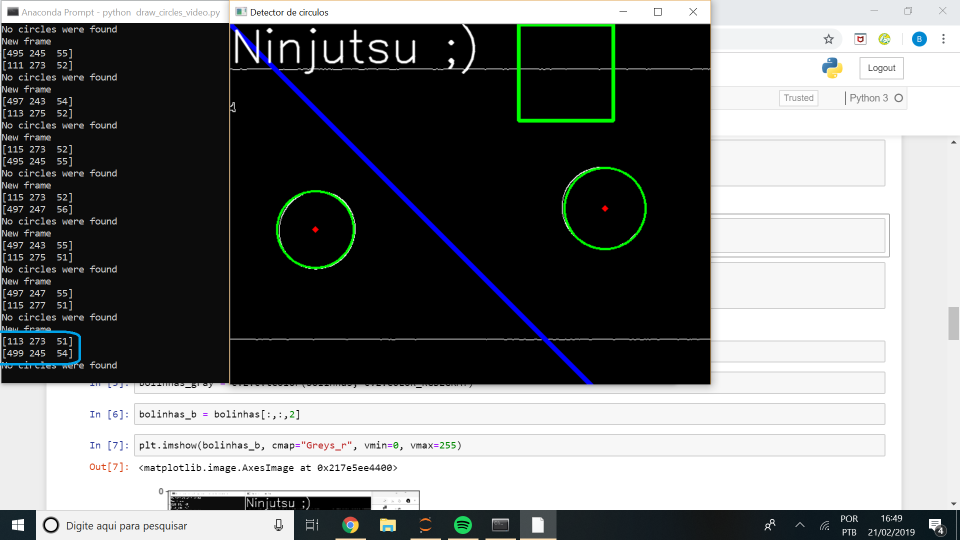
#> input picture Atividade2/circulos_teste.png, 1920 x 1080 px, given in place of the camera (shown at 1/2 size); the run also reads 1 picture not shown here
$ jupyter execute Atividade2.ipynb   (shell and % lines are left out)   (text cells are left out)
#> lines starting #> are read from the running program, lines starting #| are printed output that depends on the picture; after the words box and inside, x2 and y2 are one past the last pixel; in counts of white or black regions, pixels touching at a corner belong together
[cell 1]
import cv2
from matplotlib import pyplot as plt
import numpy as np
import time as t
import sys
import math
print ("OpenCV Version : %s " % cv2.__version__)

from ipywidgets import widgets, interact, interactive, FloatSlider, IntSlider

import auxiliar as aux

if (sys.version_info > (3, 0)):
    # Modo Python 3
    import importlib
    importlib.reload(aux) # Para garantir que o Jupyter sempre relê seu trabalho
else:
    # Modo Python 2
    reload(aux)

[cell 2]
#Medidas
ho = 14
d = 21

[cell 3]
#Coordenadas círculo 1
x1 = 493
y1 = 287

#Coordenadas círculo 2
x2 = 163
y2 = 293

[cell 4]
#Normalizando a coordenada y
y = y2-y1
y

[cell 5]
#Normalizando a coordenada x
x = x1-x2
x

[cell 6]
#Calculando a distância entre os círculos por Pitágoras
hi = math.sqrt(y**2 + x**2)
hi

[cell 7]
#Calculando f
f = hi*d/ho
f

[cell 8]
#Coordenadas círculo 1
tx1 = 113
ty1 = 273

#Coordenadas círculo 2
tx2 = 499
ty2 = 245

[cell 9]
#Normalizando a coordenada y
ty = ty1-ty2
ty

[cell 10]
#Normalizando a coordenada x
tx = tx2-tx1
tx

[cell 11]
#Calculando a distância entre os círculos por Pitágoras
hi_ = math.sqrt(ty**2 + tx**2)
hi_

[cell 12]
#Para calcular d
d = f*ho/hi_
d

[cell 13]
#Dados obtidos pela função colorpicker para o círculo magenta
hsv1_m = np.array([150,50,50], dtype=np.uint8)
hsv2_m = np.array([220,255,255], dtype=np.uint8)

[cell 14]
#Dados obtidos pela função colorpicker para o círculo ciano
hsv1_c = (np.array([90,50,50], dtype=np.uint8))
hsv2_c = (np.array([140,255,255], dtype=np.uint8))

[cell 15]
import cv2
import numpy as np
from matplotlib import pyplot as plt
import time

# Parameters to use when opening the webcam.
cap = cv2.VideoCapture(0)
cap.set(cv2.CAP_PROP_FRAME_WIDTH, 640)
cap.set(cv2.CAP_PROP_FRAME_HEIGHT, 480)

lower = 0
upper = 1

# Returns an image containing the borders of the image
# sigma is how far from the median we are setting the thresholds
def auto_canny(image, sigma=0.33):
    # compute the median of the single channel pixel intensities
    v = np.median(image)

    # apply automatic Canny edge detection using the computed median
    lower = int(max(0, (1.0 - sigma) * v))
    upper = int(min(255, (1.0 + sigma) * v))
    edged = cv2.Canny(image, lower, upper)

    # return the edged image
    return edged


while(True):
    # Capture frame-by-frame
    print("New frame")
    ret, frame = cap.read()
#> frame is the input picture: shape (1080, 1920, 3); mean B, G, R 120.5, 120.5, 118.8

    # Convert the frame to grayscale
    gray = cv2.cvtColor(frame, cv2.COLOR_BGR2GRAY)
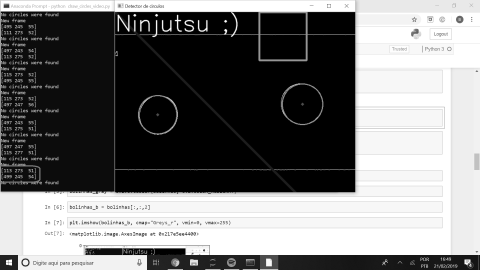
#> gray: shape (1080, 1920) (shown at 1/4 size); min 0, max 255, mean 120
    circulos_hsv = cv2.cvtColor(frame, cv2.COLOR_BGR2HSV)
#> circulos_hsv: shape (1080, 1920, 3); mean H, S, V 7.8, 9.2, 122.6
    # A gaussian blur to get rid of the noise in the image
    blur = cv2.GaussianBlur(gray,(5,5),0)
    #blur = gray
    # Detect the edges present in the image
    bordas = auto_canny(blur)
#> in auto_canny, `v = np.median(image)`: v = 59
#> in auto_canny, `lower = int(max(0, (1.0 - sigma) * v))`: lower = 39
#> in auto_canny, `upper = int(min(255, (1.0 + sigma) * v))`: upper = 78
#> in auto_canny, `edged = cv2.Canny(image, lower, upper)`:
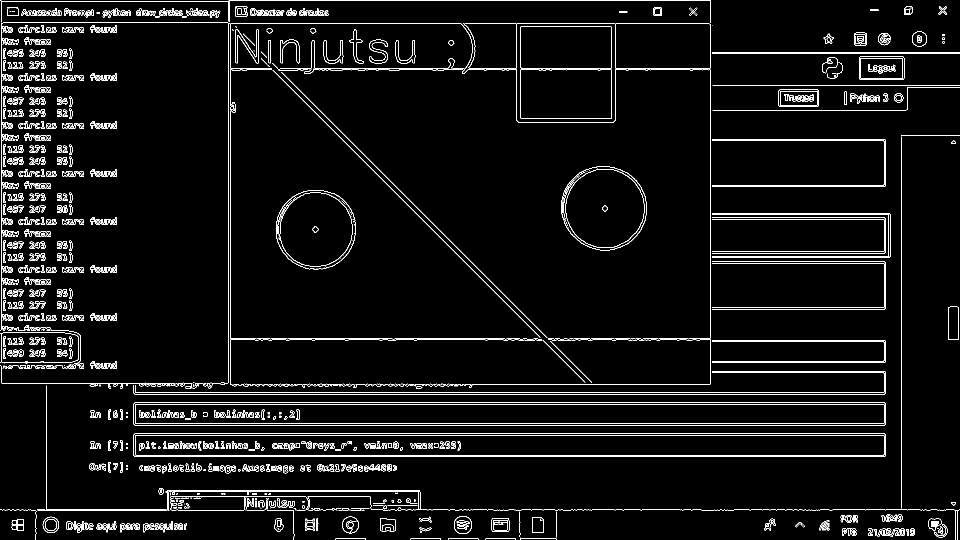
#> edged: shape (1080, 1920) (shown at 1/2 size); 4.4% white in thin lines or dots


    circles = []


    # Obtains a version of the edges image where we can draw in color
    bordas_color = cv2.cvtColor(bordas, cv2.COLOR_GRAY2BGR)
#> bordas_color: shape (1080, 1920, 3); 4.4% white in thin lines or dots

    # HoughCircles - detects circles using the Hough Method. For an explanation of
    # param1 and param2 please see an explanation here http://www.pyimagesearch.com/2014/07/21/detecting-circles-images-using-opencv-hough-circles/
    circles = None
    circles=cv2.HoughCircles(bordas,cv2.HOUGH_GRADIENT,2,40,param1=50,param2=100,minRadius=5,maxRadius=60)
#> circles = 31 rows, first 8: [61, 607, 58.8], [517, 81, 58.8], [63, 103, 58.8], [61, 211, 58.8], [61, 499, 58.8], [571, 105, 58.8], [47, 695, 43.2], [365, 941, 56.6]

    if circles is not None:
        circles = np.uint16(np.around(circles))
#> circles = 31 rows, first 8: [61, 607, 59], [517, 81, 59], [63, 103, 59], [61, 211, 59], [61, 499, 59], [571, 105, 59], [47, 695, 43], [365, 941, 57]

        for i in circles[0,:]:
            print(i)
            # draw the outer circle
            # cv2.circle(img, center, radius, color[, thickness[, lineType[, shift]]])
            cv2.circle(bordas_color,(i[0],i[1]),i[2],(0,255,0),2)
            # draw the center of the circle
            cv2.circle(bordas_color,(i[0],i[1]),2,(0,0,255),3)
#> this loop made 31 passes
#> (printed output is left out)
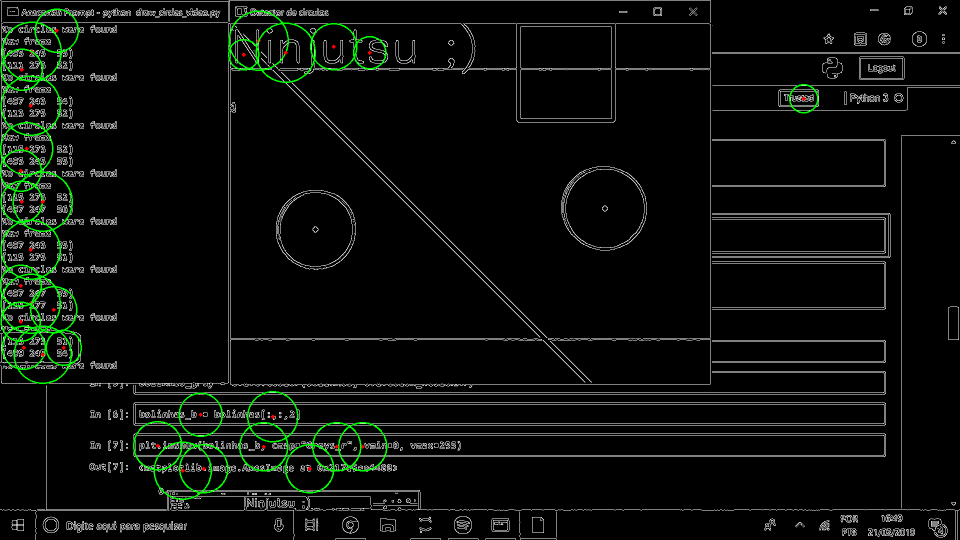
#> bordas_color: shape (1080, 1920, 3) (shown at 1/2 size); mean B, G, R 10.6, 13.9, 10.8

    maskm = cv2.inRange(circulos_hsv, hsv1_m, hsv2_m)
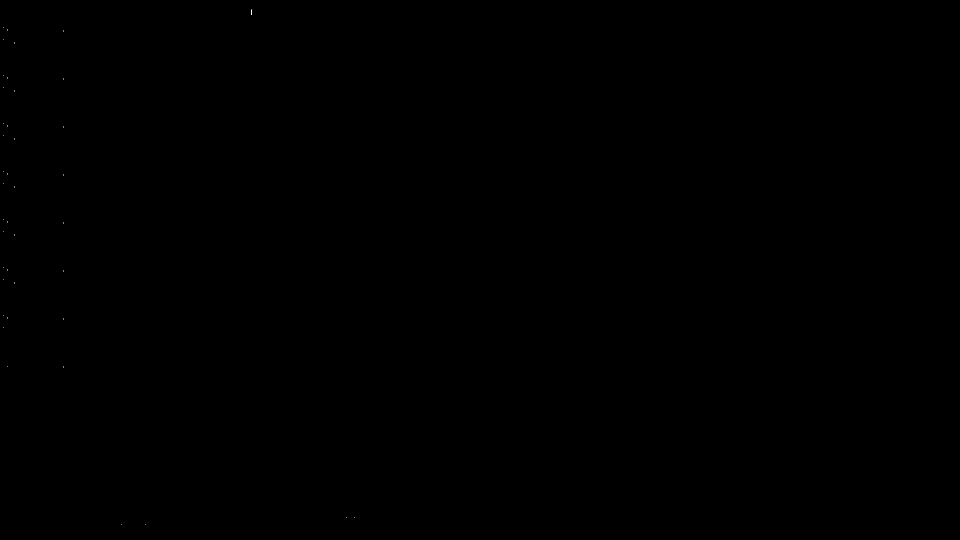
#> maskm: shape (1080, 1920) (shown at 1/2 size); 0% white in thin lines or dots, all inside (x1, y1, x2, y2) = (6, 19, 710, 1050)
    maskc = cv2.inRange(circulos_hsv, hsv1_c, hsv2_c)
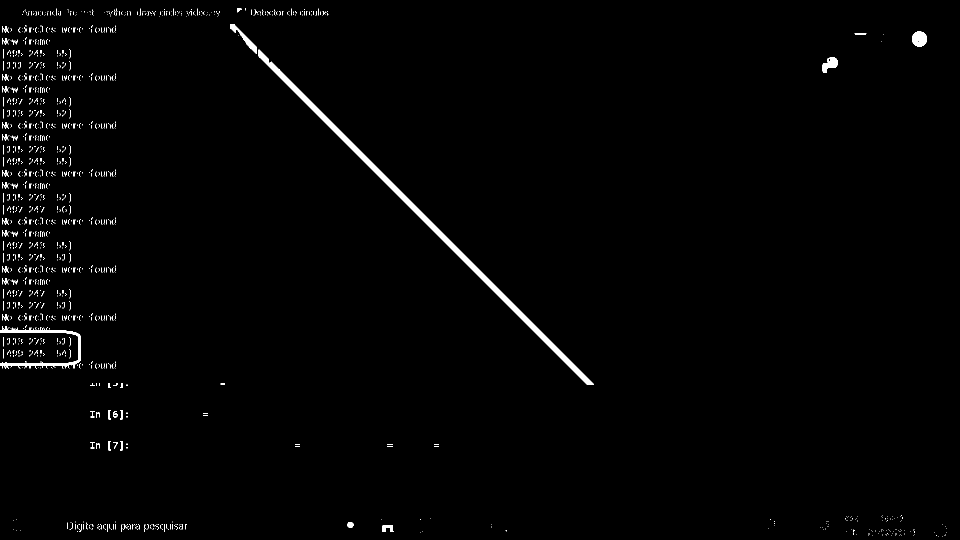
#> maskc: shape (1080, 1920) (shown at 1/2 size); 1.2% white; 1404 white regions (1333 under 20 px), largest, box (x1, y1, x2, y2) and area: (517, 99, 1188, 769) 9937, (0, 652, 162, 737) 2111, (1824, 63, 1854, 93) 697

    selecao_m = cv2.bitwise_and(frame, frame, mask= maskm)
    selecao_c = cv2.bitwise_and(frame, frame, mask= maskc)
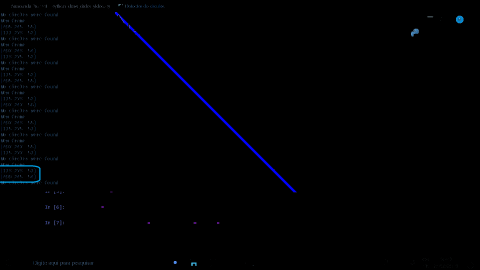
#> selecao_c: shape (1080, 1920, 3) (shown at 1/4 size); mean B, G, R 2.3, 0.8, 0.4

    selecao = cv2.bitwise_or(selecao_m,selecao_c)

    # Display the resulting frame
    #cv2.imshow('Detector de circulos',bordas_color)
    cv2.imshow('Detector de circulos',selecao)
    print("No circles were found")
    if cv2.waitKey(1) & 0xFF == ord('q'):
#> (key q is pressed here)
        break
# When everything done, release the capture
cap.release()
cv2.destroyAllWindows()

[cell 16]
import cv2
import numpy as np
from matplotlib import pyplot as plt
import time

# Parameters to use when opening the webcam.
cap = cv2.VideoCapture(0)
cap.set(cv2.CAP_PROP_FRAME_WIDTH, 640)
cap.set(cv2.CAP_PROP_FRAME_HEIGHT, 480)

lower = 0
upper = 1

# Returns an image containing the borders of the image
# sigma is how far from the median we are setting the thresholds
def auto_canny(image, sigma=0.33):
    # compute the median of the single channel pixel intensities
#> called with sigma = 0.33
    v = np.median(image)
#> v = 59

    # apply automatic Canny edge detection using the computed median
    lower = int(max(0, (1.0 - sigma) * v))
#> lower = 39
    upper = int(min(255, (1.0 + sigma) * v))
#> upper = 78
    edged = cv2.Canny(image, lower, upper)

    # return the edged image
    return edged


f = 495.08181142110243
ho = 14


while(True):
    # Capture frame-by-frame
    #print("New frame")
    ret, frame = cap.read()

    # Convert the frame to grayscale
    gray = cv2.cvtColor(frame, cv2.COLOR_BGR2GRAY)
    frame_hsv = cv2.cvtColor(frame, cv2.COLOR_BGR2HSV)
    # A gaussian blur to get rid of the noise in the image
    blur = cv2.GaussianBlur(gray,(5,5),0)
    #blur = gray
    # Detect the edges present in the image
    bordas = auto_canny(blur)


    circles = []
    centers = []


    # Obtains a version of the edges image where we can draw in color
    bordas_color = cv2.cvtColor(bordas, cv2.COLOR_GRAY2BGR)

    # HoughCircles - detects circles using the Hough Method. For an explanation of
    # param1 and param2 please see an explanation here http://www.pyimagesearch.com/2014/07/21/detecting-circles-images-using-opencv-hough-circles/
    circles = None
    circles=cv2.HoughCircles(bordas,cv2.HOUGH_GRADIENT,2,40,param1=50,param2=100,minRadius=5,maxRadius=60)
#> circles = 31 rows, first 8: [61, 607, 58.8], [517, 81, 58.8], [63, 103, 58.8], [61, 211, 58.8], [61, 499, 58.8], [571, 105, 58.8], [47, 695, 43.2], [365, 941, 56.6]

    if circles is not None:
        circles = np.uint16(np.around(circles))
#> circles = 31 rows, first 8: [61, 607, 59], [517, 81, 59], [63, 103, 59], [61, 211, 59], [61, 499, 59], [571, 105, 59], [47, 695, 43], [365, 941, 57]

        for i in circles[0,:]:
            centers.append(i)
            # draw the outer circle
            # cv2.circle(img, center, radius, color[, thickness[, lineType[, shift]]])
            cv2.circle(bordas_color,(i[0],i[1]),i[2],(0,255,0),2)
            # draw the center of the circle
            cv2.circle(bordas_color,(i[0],i[1]),2,(0,0,255),3)

            #cv2.line(bordas_color,(i[0],i[1]),(i[0],i[1]),(255,0,0),5)

            if len(centers)==2:

                cv2.line(bordas_color,(centers[0][0],centers[0][1]),(centers[1][0],centers[1][1]),(255,0,0),5)

                #Coordenadas círculo 1
                tx1 = int(centers[0][0])
                ty1 = int(centers[0][1])

                #Coordenadas círculo 2
                tx2 = int(centers[1][0])
                ty2 = int(centers[1][1])

                #Normalizando
                tx = abs(tx2-tx1)
                ty = abs(ty2-ty1)

                #Calculando a distância entre os círculos por Pitágoras
                hi_ = math.sqrt(ty**2 + tx**2)
                d = f*ho/hi_
#> this loop made 31 passes
#> (i, tx1, ty1, tx2, ty2, tx, ty, hi_) on pass 2: ([517, 81, 59], 61, 607, 517, 81, 456, 526, 696.1)
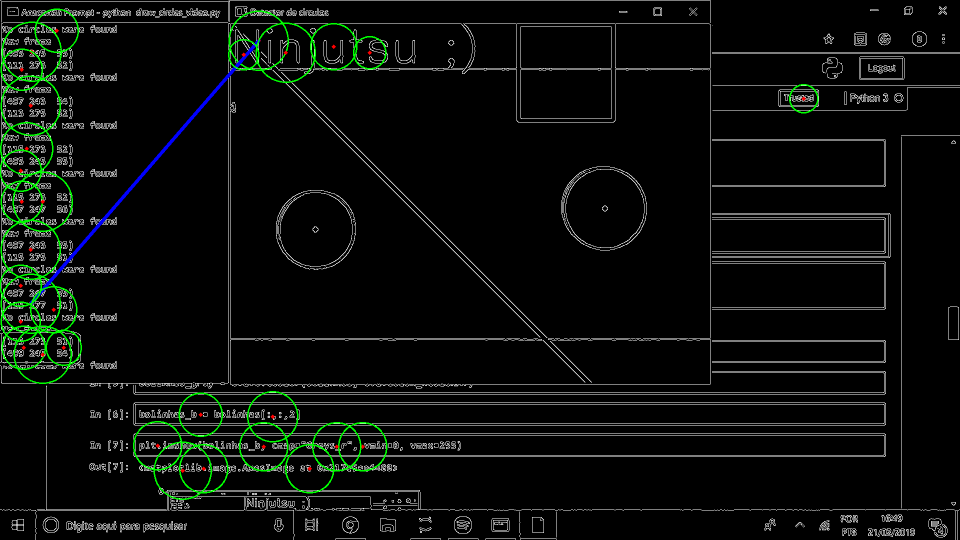
#> bordas_color: shape (1080, 1920, 3) (shown at 1/2 size); mean B, G, R 11.1, 13.8, 10.7
#> after the loop, centers = 31 items, first 6: [61, 607, 59], [517, 81, 59], [63, 103, 59], [61, 211, 59], [61, 499, 59], [571, 105, 59]


        font = cv2.FONT_HERSHEY_SIMPLEX
#> font = 0
#> (the rest of the program and of its run is left out)
